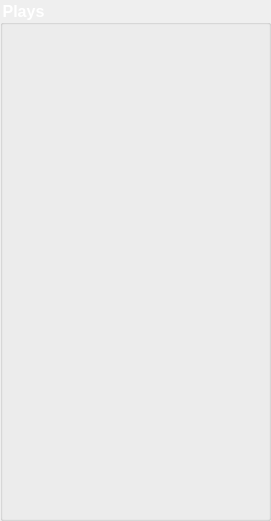
   <widget class="QGroupBox" name="groupBox">
    <property name="geometry">
     <rect>
      <x>200</x>
      <y>100</y>
      <width>271</width>
      <height>521</height>
     </rect>
    </property>
    <property name="font">
     <font>
      <pointsize>12</pointsize>
      <bold>true</bold>
     </font>
    </property>
    <property name="styleSheet">
     <string notr="true">color: rgb(255, 255, 255);</string>
    </property>
    <property name="title">
     <string>Plays</string>
    </property>
    <widget class="QLabel" name="label_3">
     <property name="geometry">
      <rect>
       <x>-10</x>
       <y>-10</y>
       <width>255</width>
       <height>110</height>
      </rect>
     </property>
     <property name="text">
      <string/>
     </property>
     <property name="pixmap">
      <pixmap resource="Images.qrc">:/new/image/btn1.png</pixmap>
     </property>
     <property name="scaledContents">
      <bool>true</bool>
     </property>
    </widget>
    <widget class="QLabel" name="label_4">
     <property name="geometry">
      <rect>
       <x>-10</x>
       <y>40</y>
       <width>255</width>
       <height>110</height>
      </rect>
     </property>
     <property name="text">
      <string/>
     </property>
     <property name="pixmap">
      <pixmap resource="Images.qrc">:/new/image/btn1.png</pixmap>
     </property>
     <property name="scaledContents">
      <bool>true</bool>
     </property>
    </widget>
    <widget class="QLabel" name="label_5">
     <property name="geometry">
      <rect>
       <x>-10</x>
       <y>90</y>
       <width>255</width>
       <height>110</height>
      </rect>
     </property>
     <property name="text">
      <string/>
     </property>
     <property name="pixmap">
      <pixmap resource="Images.qrc">:/new/image/btn1.png</pixmap>
     </property>
     <property name="scaledContents">
      <bool>true</bool>
     </property>
    </widget>
    <widget class="QLabel" name="label_6">
     <property name="geometry">
      <rect>
       <x>-10</x>
       <y>140</y>
       <width>255</width>
       <height>110</height>
      </rect>
     </property>
     <property name="text">
      <string/>
     </property>
     <property name="pixmap">
      <pixmap resource="Images.qrc">:/new/image/btn1.png</pixmap>
     </property>
     <property name="scaledContents">
      <bool>true</bool>
     </property>
    </widget>
    <widget class="QLabel" name="label_7">
     <property name="geometry">
      <rect>
       <x>-10</x>
       <y>190</y>
       <width>255</width>
       <height>110</height>
      </rect>
     </property>
     <property name="text">
      <string/>
     </property>
     <property name="pixmap">
      <pixmap resource="Images.qrc">:/new/image/btn1.png</pixmap>
     </property>
     <property name="scaledContents">
      <bool>true</bool>
     </property>
    </widget>
    <widget class="QLabel" name="label_8">
     <property name="geometry">
      <rect>
       <x>-10</x>
       <y>240</y>
       <width>255</width>
       <height>110</height>
      </rect>
     </property>
     <property name="text">
      <string/>
     </property>
     <property name="pixmap">
      <pixmap resource="Images.qrc">:/new/image/btn1.png</pixmap>
     </property>
     <property name="scaledContents">
      <bool>true</bool>
     </property>
    </widget>
    <widget class="QLabel" name="label_9">
     <property name="geometry">
      <rect>
       <x>-10</x>
       <y>290</y>
       <width>255</width>
       <height>110</height>
      </rect>
     </property>
     <property name="text">
      <string/>
     </property>
     <property name="pixmap">
      <pixmap resource="Images.qrc">:/new/image/btn1.png</pixmap>
     </property>
     <property name="scaledContents">
      <bool>true</bool>
     </property>
    </widget>
    <widget class="QLabel" name="label_10">
     <property name="geometry">
      <rect>
       <x>-10</x>
       <y>340</y>
       <width>255</width>
       <height>110</height>
      </rect>
     </property>
     <property name="text">
      <string/>
     </property>
     <property name="pixmap">
      <pixmap resource="Images.qrc">:/new/image/btn1.png</pixmap>
     </property>
     <property name="scaledContents">
      <bool>true</bool>
     </property>
    </widget>
    <widget class="QLabel" name="label_11">
     <property name="geometry">
      <rect>
       <x>-10</x>
       <y>390</y>
       <width>255</width>
       <height>110</height>
      </rect>
     </property>
     <property name="text">
      <string/>
     </property>
     <property name="pixmap">
      <pixmap resource="Images.qrc">:/new/image/btn1.png</pixmap>
     </property>
     <property name="scaledContents">
      <bool>true</bool>
     </property>
    </widget>
    <widget class="QLabel" name="label_12">
     <property name="geometry">
      <rect>
       <x>-10</x>
       <y>440</y>
       <width>255</width>
       <height>110</height>
      </rect>
     </property>
     <property name="text">
      <string/>
     </property>
     <property name="pixmap">
      <pixmap resource="Images.qrc">:/new/image/btn1.png</pixmap>
     </property>
     <property name="scaledContents">
      <bool>true</bool>
     </property>
    </widget>
    <widget class="QLabel" name="status_1">
     <property name="geometry">
      <rect>
       <x>230</x>
       <y>31</y>
       <width>37</width>
       <height>31</height>
      </rect>
     </property>
     <property name="text">
      <string/>
     </property>
     <property name="scaledContents">
      <bool>true</bool>
     </property>
    </widget>
    <widget class="QLabel" name="status_2">
     <property name="geometry">
      <rect>
       <x>230</x>
       <y>81</y>
       <width>37</width>
       <height>31</height>
      </rect>
     </property>
     <property name="text">
      <string/>
     </property>
     <property name="scaledContents">
      <bool>true</bool>
     </property>
    </widget>
    <widget class="QLabel" name="status_3">
     <property name="geometry">
      <rect>
       <x>230</x>
       <y>131</y>
       <width>37</width>
       <height>31</height>
      </rect>
     </property>
     <property name="text">
      <string/>
     </property>
    </widget>
    <widget class="QLabel" name="status_4">
     <property name="geometry">
      <rect>
       <x>230</x>
       <y>181</y>
       <width>37</width>
       <height>31</height>
      </rect>
     </property>
     <property name="text">
      <string/>
     </property>
    </widget>
    <widget class="QLabel" name="status_5">
     <property name="geometry">
      <rect>
       <x>230</x>
       <y>231</y>
       <width>37</width>
       <height>31</height>
      </rect>
     </property>
     <property name="text">
      <string/>
     </property>
    </widget>
    <widget class="QLabel" name="status_6">
     <property name="geometry">
      <rect>
       <x>230</x>
       <y>281</y>
       <width>37</width>
       <height>31</height>
      </rect>
     </property>
     <property name="text">
      <string/>
     </property>
    </widget>
    <widget class="QLabel" name="status_7">
     <property name="geometry">
      <rect>
       <x>230</x>
       <y>331</y>
       <width>37</width>
       <height>31</height>
      </rect>
     </property>
     <property name="text">
      <string/>
     </property>
    </widget>
    <widget class="QLabel" name="status_8">
     <property name="geometry">
      <rect>
       <x>230</x>
       <y>381</y>
       <width>37</width>
       <height>31</height>
      </rect>
     </property>
     <property name="text">
      <string/>
     </property>
    </widget>
    <widget class="QLabel" name="status_9">
     <property name="geometry">
      <rect>
       <x>230</x>
       <y>431</y>
       <width>37</width>
       <height>31</height>
      </rect>
     </property>
     <property name="text">
      <string/>
     </property>
    </widget>
    <widget class="QLabel" name="status_10">
     <property name="geometry">
      <rect>
       <x>230</x>
       <y>481</y>
       <width>37</width>
       <height>31</height>
      </rect>
     </property>
     <property name="text">
      <string/>
     </property>
    </widget>
    <widget class="QLabel" name="play1Label">
     <property name="geometry">
      <rect>
       <x>20</x>
       <y>25</y>
       <width>201</width>
       <height>31</height>
      </rect>
     </property>
     <property name="font">
      <font>
       <pointsize>10</pointsize>
       <bold>true</bold>
      </font>
     </property>
     <property name="styleSheet">
      <string notr="true">color: rgb(40, 40, 40);</string>
     </property>
     <property name="text">
      <string/>
     </property>
    </widget>
    <widget class="QLabel" name="play2Label">
     <property name="geometry">
      <rect>
       <x>20</x>
       <y>75</y>
       <width>201</width>
       <height>31</height>
      </rect>
     </property>
     <property name="font">
      <font>
       <pointsize>10</pointsize>
       <bold>true</bold>
      </font>
     </property>
     <property name="styleSheet">
      <string notr="true">color: rgb(40, 40, 40);</string>
     </property>
     <property name="text">
      <string/>
     </property>
    </widget>
    <widget class="QLabel" name="play3Label">
     <property name="geometry">
      <rect>
       <x>20</x>
       <y>125</y>
       <width>201</width>
       <height>31</height>
      </rect>
     </property>
     <property name="font">
      <font>
       <pointsize>10</pointsize>
       <bold>true</bold>
      </font>
     </property>
     <property name="styleSheet">
      <string notr="true">color: rgb(40, 40, 40);</string>
     </property>
     <property name="text">
      <string/>
     </property>
    </widget>
    <widget class="QLabel" name="play4Label">
     <property name="geometry">
      <rect>
       <x>20</x>
       <y>175</y>
       <width>201</width>
       <height>31</height>
      </rect>
     </property>
     <property name="font">
      <font>
       <pointsize>10</pointsize>
       <bold>true</bold>
      </font>
     </property>
     <property name="styleSheet">
      <string notr="true">color: rgb(40, 40, 40);</string>
     </property>
     <property name="text">
      <string/>
     </property>
    </widget>
    <widget class="QLabel" name="play5Label">
     <property name="geometry">
      <rect>
       <x>20</x>
       <y>225</y>
       <width>201</width>
       <height>31</height>
      </rect>
     </property>
     <property name="font">
      <font>
       <pointsize>10</pointsize>
       <bold>true</bold>
      </font>
     </property>
     <property name="styleSheet">
      <string notr="true">color: rgb(40, 40, 40);</string>
     </property>
     <property name="text">
      <string/>
     </property>
    </widget>
    <widget class="QLabel" name="play6Label">
     <property name="geometry">
      <rect>
       <x>20</x>
       <y>275</y>
       <width>201</width>
       <height>31</height>
      </rect>
     </property>
     <property name="font">
      <font>
       <pointsize>10</pointsize>
       <bold>true</bold>
      </font>
     </property>
     <property name="styleSheet">
      <string notr="true">color: rgb(40, 40, 40);</string>
     </property>
     <property name="text">
      <string/>
     </property>
    </widget>
    <widget class="QLabel" name="play7Label">
     <property name="geometry">
      <rect>
       <x>20</x>
       <y>325</y>
       <width>201</width>
       <height>31</height>
      </rect>
     </property>
     <property name="font">
      <font>
       <pointsize>10</pointsize>
       <bold>true</bold>
      </font>
     </property>
     <property name="styleSheet">
      <string notr="true">color: rgb(40, 40, 40);</string>
     </property>
     <property name="text">
      <string/>
     </property>
    </widget>
    <widget class="QLabel" name="play8Label">
     <property name="geometry">
      <rect>
       <x>20</x>
       <y>375</y>
       <width>201</width>
       <height>31</height>
      </rect>
     </property>
     <property name="font">
      <font>
       <pointsize>10</pointsize>
       <bold>true</bold>
      </font>
     </property>
     <property name="styleSheet">
      <string notr="true">color: rgb(40, 40, 40);</string>
     </property>
     <property name="text">
      <string/>
     </property>
    </widget>
    <widget class="QLabel" name="play9Label">
     <property name="geometry">
      <rect>
       <x>20</x>
       <y>425</y>
       <width>201</width>
       <height>31</height>
      </rect>
     </property>
     <property name="font">
      <font>
       <pointsize>10</pointsize>
       <bold>true</bold>
      </font>
     </property>
     <property name="styleSheet">
      <string notr="true">color: rgb(40, 40, 40);</string>
     </property>
     <property name="text">
      <string/>
     </property>
    </widget>
    <widget class="QLabel" name="play10Label">
     <property name="geometry">
      <rect>
       <x>20</x>
       <y>475</y>
       <width>201</width>
       <height>31</height>
      </rect>
     </property>
     <property name="font">
      <font>
       <pointsize>10</pointsize>
       <bold>true</bold>
      </font>
     </property>
     <property name="styleSheet">
      <string notr="true">color: rgb(40, 40, 40);</string>
     </property>
     <property name="text">
      <string/>
     </property>
    </widget>
    <widget class="QPushButton" name="play1Button">
     <property name="geometry">
      <rect>
       <x>10</x>
       <y>25</y>
       <width>211</width>
       <height>41</height>
      </rect>
     </property>
     <property name="text">
      <string/>
     </property>
     <property name="flat">
      <bool>true</bool>
     </property>
    </widget>
    <widget class="QPushButton" name="play2Button">
     <property name="geometry">
      <rect>
       <x>10</x>
       <y>75</y>
       <width>211</width>
       <height>41</height>
      </rect>
     </property>
     <property name="text">
      <string/>
     </property>
     <property name="flat">
      <bool>true</bool>
     </property>
    </widget>
    <widget class="QPushButton" name="play3Button">
     <property name="geometry">
      <rect>
       <x>10</x>
       <y>125</y>
       <width>211</width>
       <height>41</height>
      </rect>
     </property>
     <property name="text">
      <string/>
     </property>
     <property name="flat">
      <bool>true</bool>
     </property>
    </widget>
    <widget class="QPushButton" name="play4Button">
     <property name="geometry">
      <rect>
       <x>10</x>
       <y>175</y>
       <width>211</width>
       <height>41</height>
      </rect>
     </property>
     <property name="text">
      <string/>
     </property>
     <property name="flat">
      <bool>true</bool>
     </property>
    </widget>
    <widget class="QPushButton" name="play5Button">
     <property name="geometry">
      <rect>
       <x>10</x>
       <y>225</y>
       <width>211</width>
       <height>41</height>
      </rect>
     </property>
     <property name="text">
      <string/>
     </property>
     <property name="flat">
      <bool>true</bool>
     </property>
    </widget>
    <widget class="QPushButton" name="play6Button">
     <property name="geometry">
      <rect>
       <x>10</x>
       <y>275</y>
       <width>211</width>
       <height>41</height>
      </rect>
     </property>
     <property name="text">
      <string/>
     </property>
     <property name="flat">
      <bool>true</bool>
     </property>
    </widget>
    <widget class="QPushButton" name="play7Button">
     <property name="geometry">
      <rect>
       <x>10</x>
       <y>325</y>
       <width>211</width>
       <height>41</height>
      </rect>
     </property>
     <property name="text">
      <string/>
     </property>
     <property name="flat">
      <bool>true</bool>
     </property>
    </widget>
    <widget class="QPushButton" name="play8Button">
     <property name="geometry">
      <rect>
       <x>10</x>
       <y>375</y>
       <width>211</width>
       <height>41</height>
      </rect>
     </property>
     <property name="text">
      <string/>
     </property>
     <property name="flat">
      <bool>true</bool>
     </property>
    </widget>
    <widget class="QPushButton" name="play9Button">
     <property name="geometry">
      <rect>
       <x>10</x>
       <y>425</y>
       <width>211</width>
       <height>41</height>
      </rect>
     </property>
     <property name="text">
      <string/>
     </property>
     <property name="flat">
      <bool>true</bool>
     </property>
    </widget>
    <widget class="QPushButton" name="play10Button">
     <property name="geometry">
      <rect>
       <x>10</x>
       <y>475</y>
       <width>211</width>
       <height>41</height>
      </rect>
     </property>
     <property name="text">
      <string/>
     </property>
     <property name="flat">
      <bool>true</bool>
     </property>
    </widget>
   </widget>
